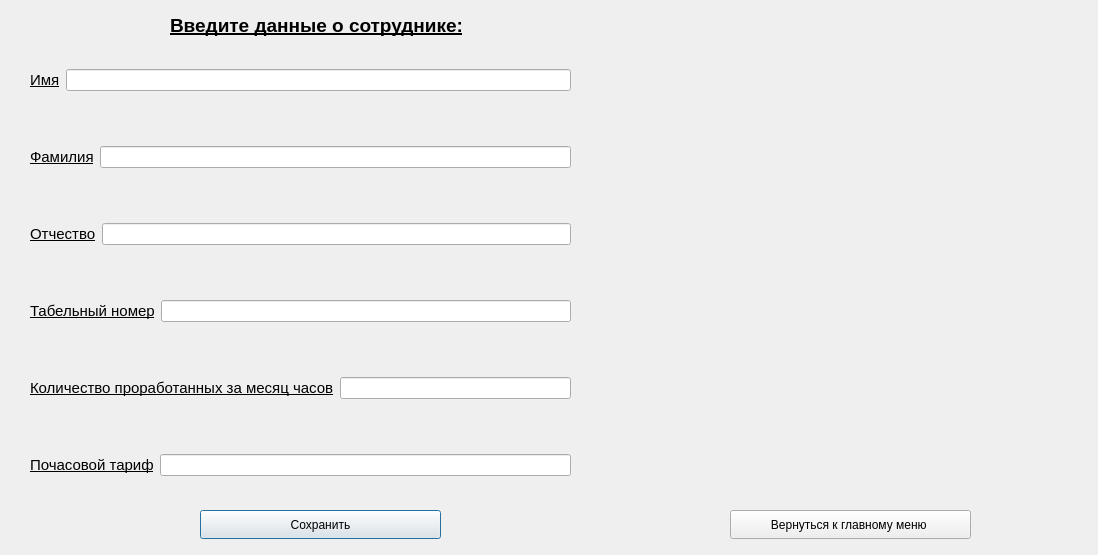
<?xml version="1.0" encoding="UTF-8"?>
<ui version="4.0">
 <class>addNewEmployee</class>
 <widget class="QDialog" name="addNewEmployee">
  <property name="geometry">
   <rect>
    <x>0</x>
    <y>0</y>
    <width>1098</width>
    <height>555</height>
   </rect>
  </property>
  <property name="windowTitle">
   <string>Dialog</string>
  </property>
  <widget class="QLabel" name="label">
   <property name="geometry">
    <rect>
     <x>170</x>
     <y>0</y>
     <width>351</width>
     <height>51</height>
    </rect>
   </property>
   <property name="text">
    <string>&lt;html&gt;&lt;head/&gt;&lt;body&gt;&lt;p&gt;&lt;span style=&quot; font-size:14pt; font-weight:700; text-decoration: underline;&quot;&gt;Введите данные о сотруднике:&lt;/span&gt;&lt;/p&gt;&lt;/body&gt;&lt;/html&gt;</string>
   </property>
  </widget>
  <widget class="QWidget" name="layoutWidget">
   <property name="geometry">
    <rect>
     <x>30</x>
     <y>20</y>
     <width>541</width>
     <height>511</height>
    </rect>
   </property>
   <layout class="QVBoxLayout" name="verticalLayout">
    <item>
     <layout class="QHBoxLayout" name="horizontalLayout">
      <item>
       <widget class="QLabel" name="label_2">
        <property name="text">
         <string>&lt;html&gt;&lt;head/&gt;&lt;body&gt;&lt;p&gt;&lt;span style=&quot; font-size:11pt; text-decoration: underline;&quot;&gt;Имя&lt;/span&gt;&lt;/p&gt;&lt;/body&gt;&lt;/html&gt;</string>
        </property>
       </widget>
      </item>
      <item>
       <widget class="QLineEdit" name="lineEdit_name"/>
      </item>
     </layout>
    </item>
    <item>
     <layout class="QHBoxLayout" name="horizontalLayout_2">
      <item>
       <widget class="QLabel" name="label_3">
        <property name="text">
         <string>&lt;html&gt;&lt;head/&gt;&lt;body&gt;&lt;p&gt;&lt;span style=&quot; font-size:11pt; text-decoration: underline;&quot;&gt;Фамилия&lt;/span&gt;&lt;/p&gt;&lt;/body&gt;&lt;/html&gt;</string>
        </property>
       </widget>
      </item>
      <item>
       <widget class="QLineEdit" name="lineEdit_surname"/>
      </item>
     </layout>
    </item>
    <item>
     <layout class="QHBoxLayout" name="horizontalLayout_3">
      <item>
       <widget class="QLabel" name="label_4">
        <property name="text">
         <string>&lt;html&gt;&lt;head/&gt;&lt;body&gt;&lt;p&gt;&lt;span style=&quot; font-size:11pt; text-decoration: underline;&quot;&gt;Отчество&lt;/span&gt;&lt;/p&gt;&lt;/body&gt;&lt;/html&gt;</string>
        </property>
       </widget>
      </item>
      <item>
       <widget class="QLineEdit" name="lineEdit_patrionymicName"/>
      </item>
     </layout>
    </item>
    <item>
     <layout class="QHBoxLayout" name="horizontalLayout_4">
      <item>
       <widget class="QLabel" name="label_5">
        <property name="text">
         <string>&lt;html&gt;&lt;head/&gt;&lt;body&gt;&lt;p&gt;&lt;span style=&quot; font-size:11pt; text-decoration: underline;&quot;&gt;Табельный номер&lt;/span&gt;&lt;/p&gt;&lt;/body&gt;&lt;/html&gt;</string>
        </property>
       </widget>
      </item>
      <item>
       <widget class="QLineEdit" name="lineEdit_tabelNumber"/>
      </item>
     </layout>
    </item>
    <item>
     <layout class="QHBoxLayout" name="horizontalLayout_5">
      <item>
       <widget class="QLabel" name="label_6">
        <property name="text">
         <string>&lt;html&gt;&lt;head/&gt;&lt;body&gt;&lt;p&gt;&lt;span style=&quot; font-size:11pt; text-decoration: underline;&quot;&gt;Количество проработанных за месяц часов&lt;/span&gt;&lt;/p&gt;&lt;/body&gt;&lt;/html&gt;</string>
        </property>
       </widget>
      </item>
      <item>
       <widget class="QLineEdit" name="lineEdit_hoursWorked"/>
      </item>
     </layout>
    </item>
    <item>
     <layout class="QHBoxLayout" name="horizontalLayout_6">
      <item>
       <widget class="QLabel" name="label_7">
        <property name="text">
         <string>&lt;html&gt;&lt;head/&gt;&lt;body&gt;&lt;p&gt;&lt;span style=&quot; font-size:11pt; text-decoration: underline;&quot;&gt;Почасовой тариф&lt;/span&gt;&lt;/p&gt;&lt;/body&gt;&lt;/html&gt;</string>
        </property>
       </widget>
      </item>
      <item>
       <widget class="QLineEdit" name="lineEdit_rate"/>
      </item>
     </layout>
    </item>
   </layout>
  </widget>
  <widget class="QPushButton" name="pushButton_saveData">
   <property name="geometry">
    <rect>
     <x>200</x>
     <y>510</y>
     <width>241</width>
     <height>29</height>
    </rect>
   </property>
   <property name="text">
    <string>Сохранить</string>
   </property>
  </widget>
  <widget class="QLabel" name="label_8">
   <property name="geometry">
    <rect>
     <x>590</x>
     <y>40</y>
     <width>491</width>
     <height>481</height>
    </rect>
   </property>
   <property name="text">
    <string/>
   </property>
   <property name="pixmap">
    <pixmap>../../Pictures/Screenshots/new.webp</pixmap>
   </property>
  </widget>
  <widget class="QPushButton" name="pushButton_exit">
   <property name="geometry">
    <rect>
     <x>730</x>
     <y>510</y>
     <width>241</width>
     <height>29</height>
    </rect>
   </property>
   <property name="text">
    <string>Вернуться к главному меню </string>
   </property>
  </widget>
 </widget>
 <resources/>
 <connections/>
</ui>
